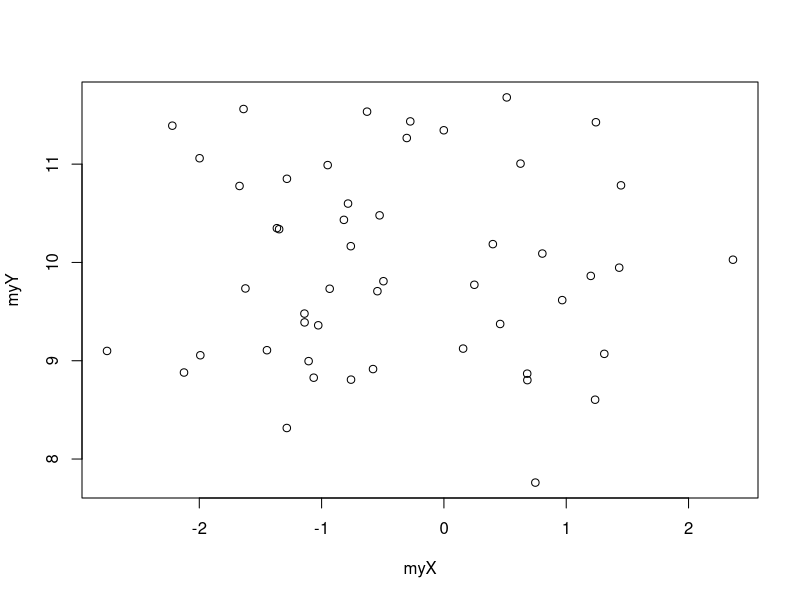
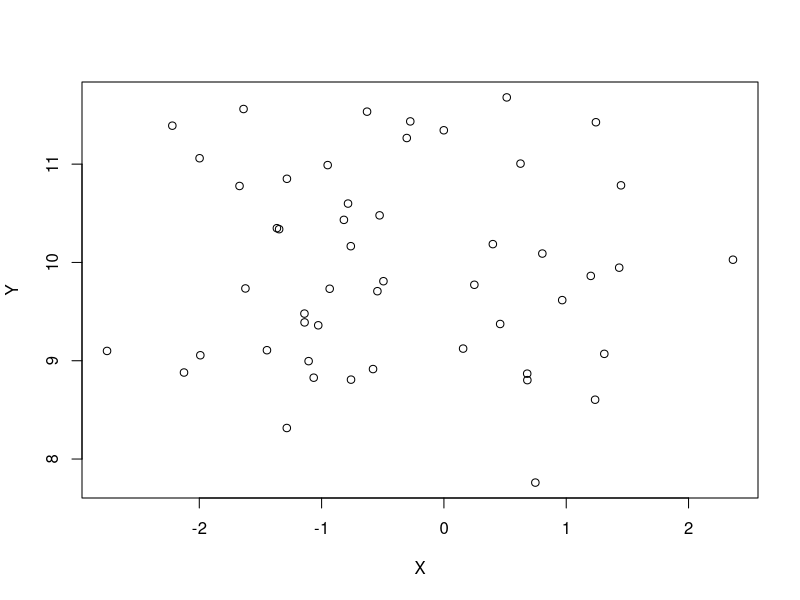
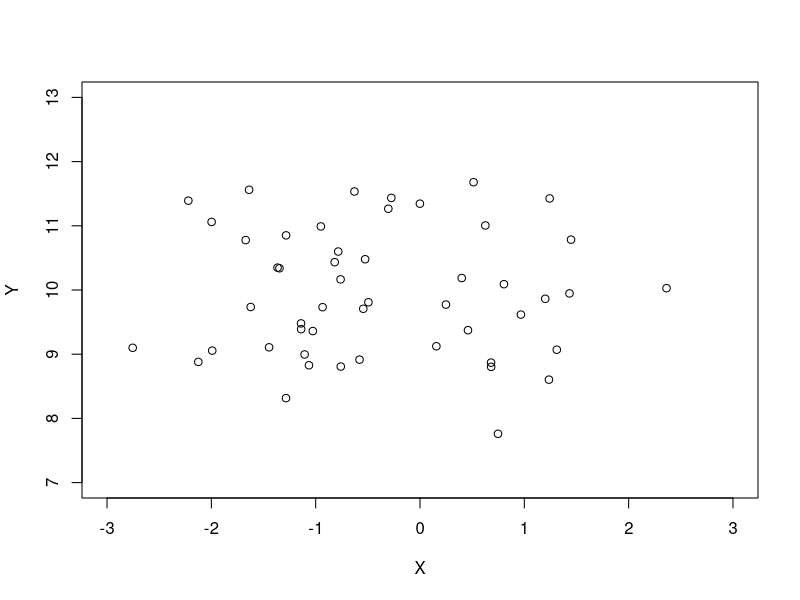
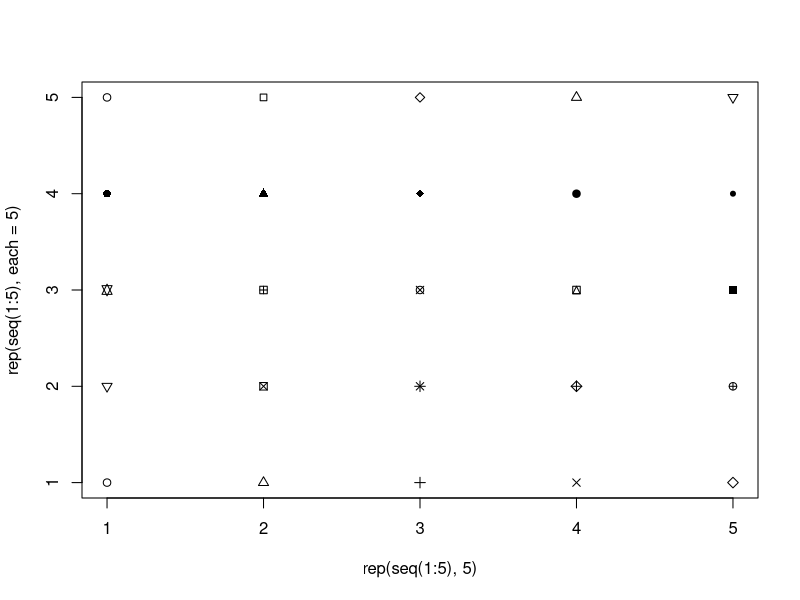
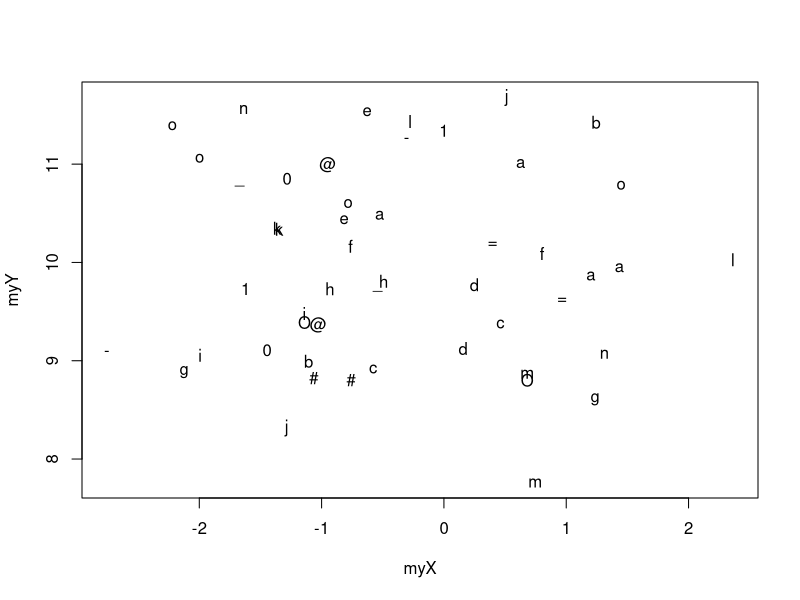
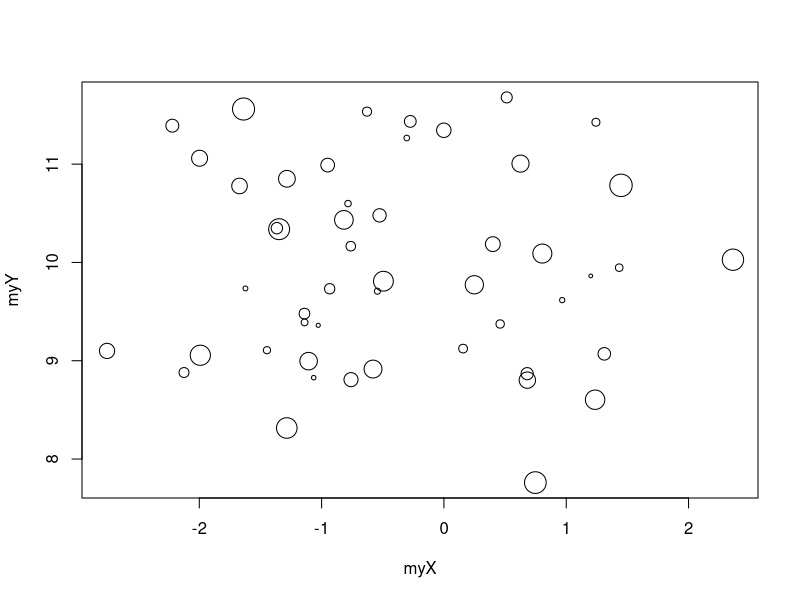
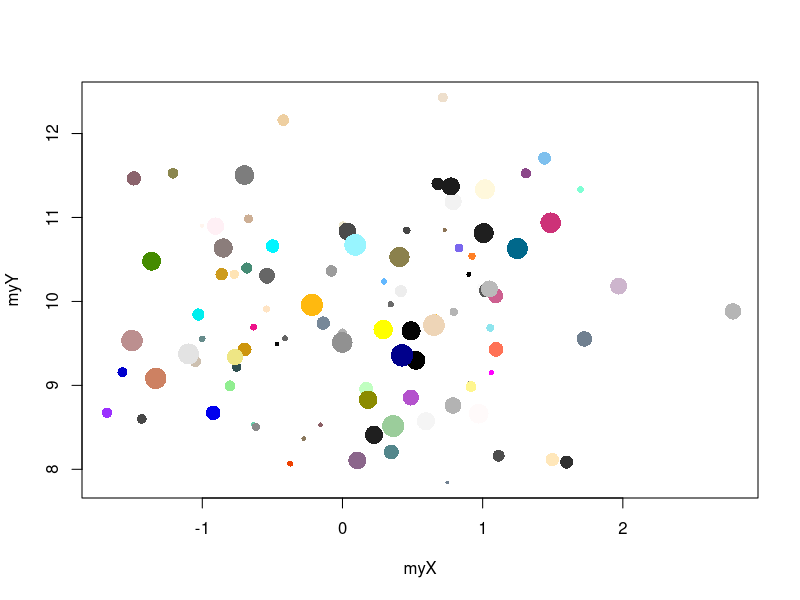
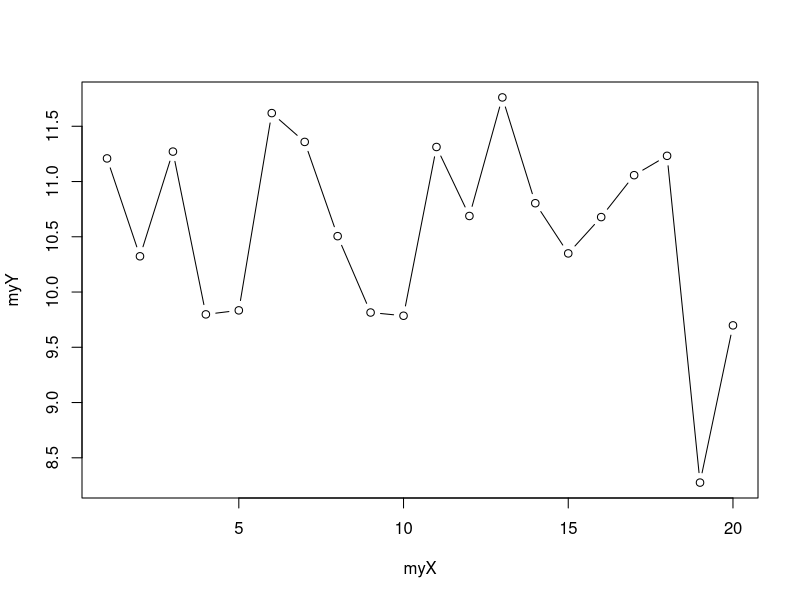

The R source for these figures, in order:
## ---- chunk 1
myX <- rnorm(50, mean = 0, sd = 1)
myY <- rnorm(50, mean = 10, sd = 1)
plot(x = myX, y = myY)
## ---- chunk 2
plot(x = myX, y = myY, 
  xlab = "X", ylab = "Y")
## ---- chunk 3
plot(x = myX, y = myY, 
  xlab = "X", ylab = "Y", 
  xlim = c(-3, 3), ylim = c(7, 13))
## ---- chunk 4
plot(x = rep(seq(1:5), 5), y = rep(seq(1:5), each = 5),
  pch = 1:25)
plot(x = myX, y = myY, 
  pch = c("a", "@", "#", "1", "=", "-", "_", "o", "O", "0", letters[1:15]))
## ---- chunk 5
plot(x = myX, y = myY, 
  cex = seq(from = 0.5, to = 3, length.out = 50))
## ---- chunk 6
myX <- rnorm(100, mean = 0, sd = 1)
myY <- rnorm(100, mean = 10, sd = 1)
plot(x = myX, y = myY, 
  cex = seq(from = 0.5, to = 3, length.out = 100),
  pch = 16,
  col = sample(colors(), 100))
## ---- chunk 7
myX <- 1:20
myY <- rnorm(20, mean = 10, sd = 1)
plot(x = myX, y = myY, 
  type = 'b') # 'p', 'l', 'b', 'c', 'o', 'h', 's', 'S', 'n'
## ---- chunk 8
par(mfrow = c(1, 2))
plot(x = myX, y = myY, 
  type = 'b', pch = 16, cex = 3) 
grid(lwd = 3, lty = 1)
plot(x = myX, y = myY, 
  type = 'b', pch = 16, cex = 3, 
  panel.first = grid(lwd = 3, lty = 1)) 
par(mfrow = c(1, 1))
## ---- chunk 9
op <- par(no.readonly = TRUE)
par(mfrow = c(2, 2), mar = c(2, 2, 1, 1))
graph4 <- lapply(1:4, function(i){
  plot(x = rnorm(100), 
    y = rnorm(100), 
    col = i, pch = 16)
})
par(op)
## ---- chunk 10
myX <- rnorm(100)
myY <- rnorm(100)
plot(x = myX, y = myY, 
  xlim = c(-4, 4), ylim = c(-4, 4),   
  pch = 16, cex = 1.5, 
  col = sample(colors(), size = 100),
  panel.first = {
    grid()
    abline(v = c(min(myX), max(myX)), lty = 2)
    abline(h = c(min(myY), max(myY)), lty = 2)
    abline(v = mean(myX), lty = 1)
    abline(h = mean(myY), lty = 1)
})
